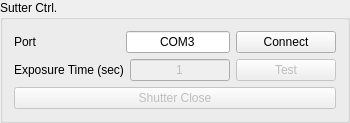
             <widget class="QGroupBox" name="groupBox_9">
              <property name="maximumSize">
               <size>
                <width>350</width>
                <height>16777215</height>
               </size>
              </property>
              <property name="title">
               <string>Sutter Ctrl.</string>
              </property>
              <layout class="QVBoxLayout" name="verticalLayout_15">
               <item>
                <layout class="QHBoxLayout" name="horizontalLayout_34">
                 <property name="topMargin">
                  <number>0</number>
                 </property>
                 <item>
                  <widget class="QLabel" name="label_41">
                   <property name="minimumSize">
                    <size>
                     <width>106</width>
                     <height>0</height>
                    </size>
                   </property>
                   <property name="text">
                    <string>Port</string>
                   </property>
                  </widget>
                 </item>
                 <item>
                  <widget class="QLineEdit" name="lineEdit_shutter_port">
                   <property name="sizePolicy">
                    <sizepolicy hsizetype="Preferred" vsizetype="Fixed">
                     <horstretch>0</horstretch>
                     <verstretch>0</verstretch>
                    </sizepolicy>
                   </property>
                   <property name="text">
                    <string>COM3</string>
                   </property>
                   <property name="alignment">
                    <set>Qt::AlignCenter</set>
                   </property>
                  </widget>
                 </item>
                 <item>
                  <widget class="QPushButton" name="btn_shutter_conn">
                   <property name="minimumSize">
                    <size>
                     <width>100</width>
                     <height>0</height>
                    </size>
                   </property>
                   <property name="text">
                    <string>Connect</string>
                   </property>
                  </widget>
                 </item>
                </layout>
               </item>
               <item>
                <layout class="QHBoxLayout" name="horizontalLayout_37">
                 <property name="topMargin">
                  <number>0</number>
                 </property>
                 <item>
                  <widget class="QLabel" name="label_42">
                   <property name="text">
                    <string>Exposure Time (sec)</string>
                   </property>
                  </widget>
                 </item>
                 <item>
                  <widget class="QLineEdit" name="lineEdit_shutter_time">
                   <property name="enabled">
                    <bool>false</bool>
                   </property>
                   <property name="text">
                    <string>1</string>
                   </property>
                   <property name="alignment">
                    <set>Qt::AlignCenter</set>
                   </property>
                  </widget>
                 </item>
                 <item>
                  <widget class="QPushButton" name="btn_shutter_time">
                   <property name="enabled">
                    <bool>false</bool>
                   </property>
                   <property name="minimumSize">
                    <size>
                     <width>100</width>
                     <height>0</height>
                    </size>
                   </property>
                   <property name="text">
                    <string>Test</string>
                   </property>
                  </widget>
                 </item>
                </layout>
               </item>
               <item>
                <layout class="QHBoxLayout" name="horizontalLayout_18">
                 <property name="topMargin">
                  <number>0</number>
                 </property>
                 <item>
                  <widget class="QPushButton" name="btn_shutter_toggle">
                   <property name="enabled">
                    <bool>false</bool>
                   </property>
                   <property name="styleSheet">
                    <string notr="true">QPushButton:checked {
    background-color: #4CAF50;
    color: white;
}</string>
                   </property>
                   <property name="text">
                    <string>Shutter Close</string>
                   </property>
                   <property name="checkable">
                    <bool>true</bool>
                   </property>
                  </widget>
                 </item>
                </layout>
               </item>
              </layout>
             </widget>
